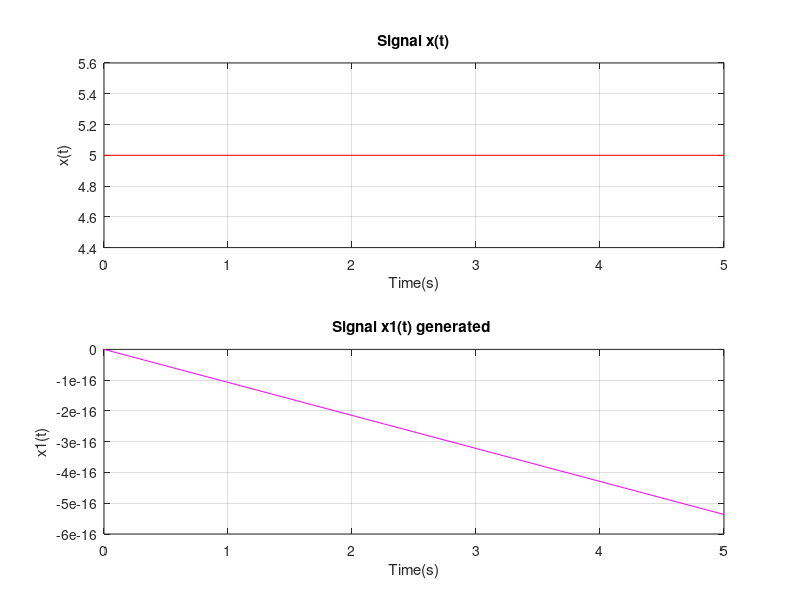

The MATLAB script that drew this image:
% Clean :
clc
close all 
clear all 

% Inputs
A = input('Give the Amplitude A value: ');
N = input('Give the N value: ');
f0 = input ('Give the frequancy f0 value: ');
pas = input('Give the jump  pas value: ');
t = 0:pas:N ;

% Signal x(t) function :
x = A*square(2*pi*f0*t);
subplot(2,1,1);
plot(t,x,'r');
xlabel('Time(s)');
ylabel('x(t)');
title('Signal x(t)');
grid on

% Fourier series complexe methode :
w = 2*pi*f0;
k = input('Give the k value: ');
Cn = 0; 
for n=1:k
    if mod(n,2)==0
        % Nothing
    elseif mod(n,2)==1
        Cn = Cn+(1/(1i*n*pi))*(1-cos(n*pi))*exp(1i*n*w*t);   
    end
end

%plot the generated signal x(t) :
subplot(2,1,2);
plot(t,Cn,'m');
xlabel('Time(s)');
ylabel('x1(t)');
title('Signal x1(t) generated ');
grid on 

%End.

